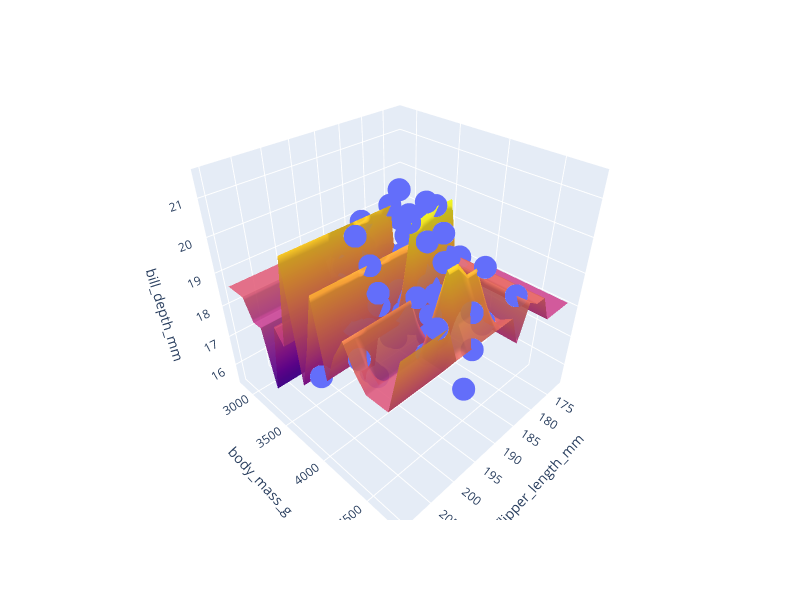

Write notebook code for a chart like this one.
### Markdown cell above
Lower error! A better model? Let's visualize it.

### Code cell
fig = px.scatter_3d(df, x="flipper_length_mm", y="body_mass_g", z="bill_depth_mm")

# Create a grid of points to evaluate plane
grid_resolution = 20
(u,v) = np.meshgrid(
    np.linspace(df["flipper_length_mm"].min(), df["flipper_length_mm"].max(), grid_resolution),
    np.linspace(df["body_mass_g"].min(), df["body_mass_g"].max(), grid_resolution))
features = pd.DataFrame({"flipper_length_mm": u.flatten(),
                         "body_mass_g": v.flatten()})

# Make predictions at every point on the grid
zs = tree_model.predict(features) #<------------------ Only change

# create the Surface
fig.add_trace(go.Surface(x=u, y=v, z= zs.reshape(u.shape), opacity=0.9, showscale=False))
fig.update_layout(autosize=False, width=800, height=600)

### Figure 1 — Plotly figure (JSON) as saved in the notebook; plotly's stock layout.template omitted (floating-point values rounded to 4 significant figures; data arrays with more than 128 entries replaced by an {"elided": "..."} marker saying what was removed)
{"data": [{"hovertemplate": "flipper_length_mm=%{x}<br>body_mass_g=%{y}<br>bill_depth_mm=%{z}<extra></extra>", "legendgroup": "", "marker": {"color": "#636efa", "symbol": "circle"}, "mode": "markers", "name": "", "scene": "scene", "showlegend": false, "type": "scatter3d", "x": {"elided": "146 float values"}, "y": {"elided": "146 float values"}, "z": {"elided": "146 float values"}}, {"opacity": 0.9, "showscale": false, "type": "surface", "x": {"elided": "20x20 float values"}, "y": {"elided": "20x20 float values"}, "z": {"elided": "20x20 float values"}}], "layout": {"autosize": false, "height": 600, "legend": {"tracegroupgap": 0}, "margin": {"t": 60}, "scene": {"domain": {"x": [0, 1], "y": [0, 1]}, "xaxis": {"title": {"text": "flipper_length_mm"}}, "yaxis": {"title": {"text": "body_mass_g"}}, "zaxis": {"title": {"text": "bill_depth_mm"}}}, "width": 800}}
